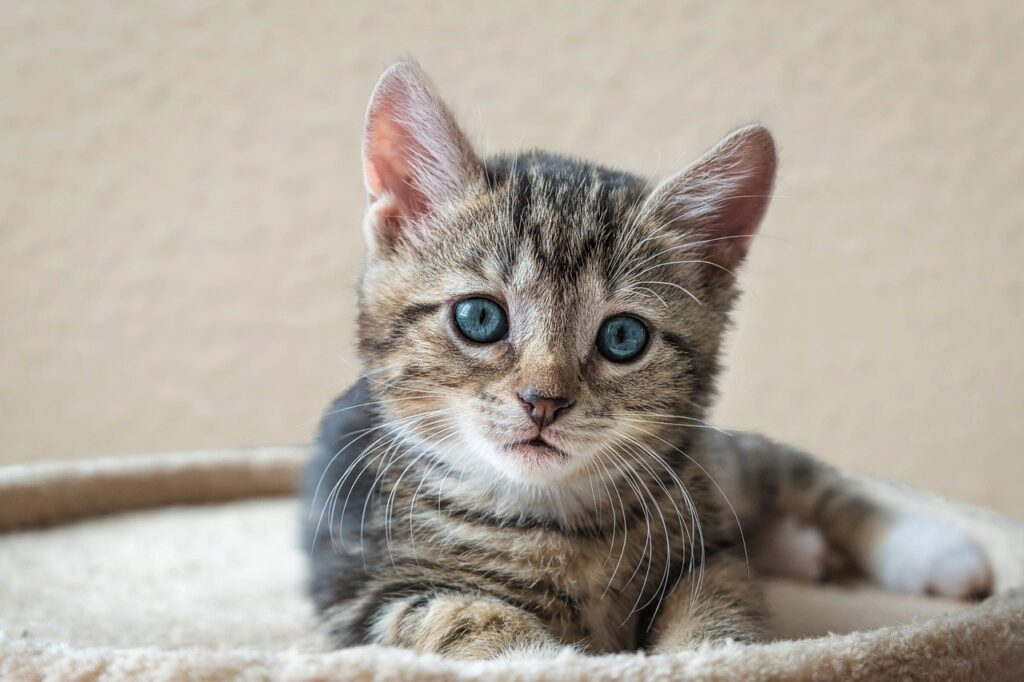
#> input picture Sinir_aglari _ile_nesne_tespiti/kedi.jpg, 1024 x 682 px
$ python slinding_window.py
#> lines starting #> are read from the running program, lines starting #| are printed output that depends on the picture
import cv2
import matplotlib.pyplot as plt

def sliding_window(image, step, ws):

    for y in range(0, image.shape[0] - ws[1], step):
        for x in range(0, image.shape[1] - ws[0], step):

            yield(x, y, image[y:y+ws[1], x:x+ws[0]])

img = cv2.imread("kedi.jpg")
#> img is the input picture: shape (682, 1024, 3); mean B, G, R 156.7, 167.6, 175.2
im = sliding_window(img, 5, (200, 150))

for i, image in enumerate(im):
    print(i)

    if i == 10000:
        print(image[0], image[1])
        plt.imshow(image[2])
#> this loop made 17655 passes
#| 0
#| 1
#| 2
#| 3
#| 4
#| 5
#| 6
#| 7
#> (further printed lines are left out)
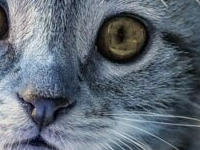
#> shown: shape (150, 200, 3); mean R, G, B 95.8, 105.8, 117

$ run again, with Sinir_aglari _ile_nesne_tespiti/dogAndCat.jpg copied over Sinir_aglari _ile_nesne_tespiti/kedi.jpg
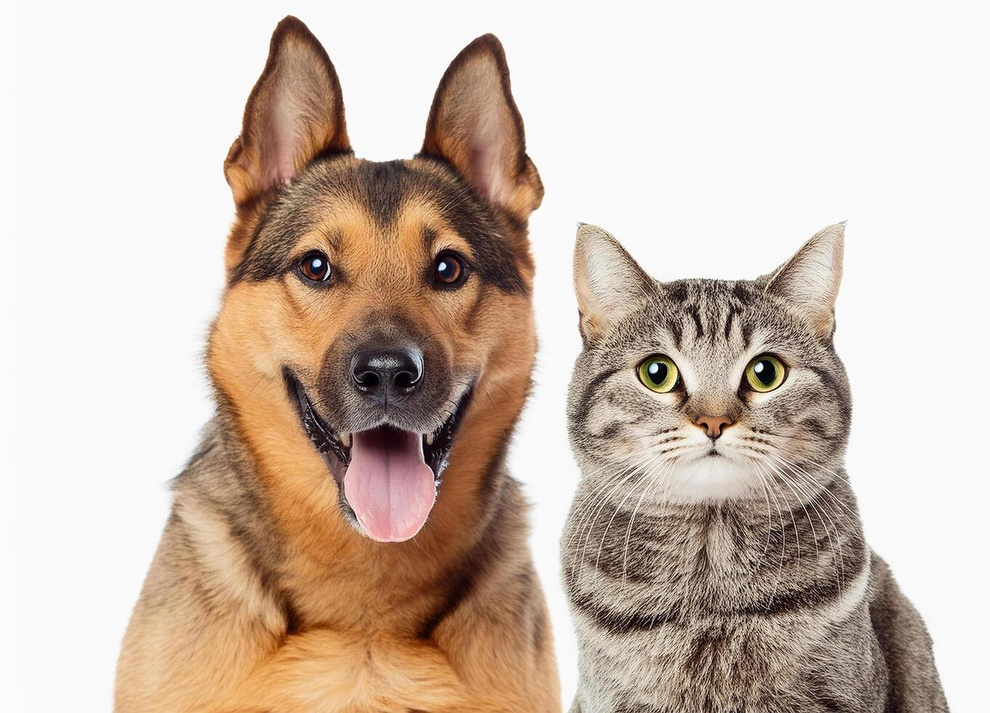
#> input picture Sinir_aglari _ile_nesne_tespiti/dogAndCat.jpg, 990 x 713 px, shrunk from 1361 x 980 before the run
#> img is the input picture: shape (713, 990, 3); mean B, G, R 175.6, 188.2, 204.8
#> the loop `for i, image in enumerate(im):` made 17854 passes
#| 0
#| 1
#| 2
#| 3
#| 4
#> (further printed lines are left out)
#> `plt.imshow(image[2])`:
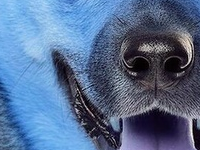
#> shown: shape (150, 200, 3); mean R, G, B 85.6, 109.8, 145.5
